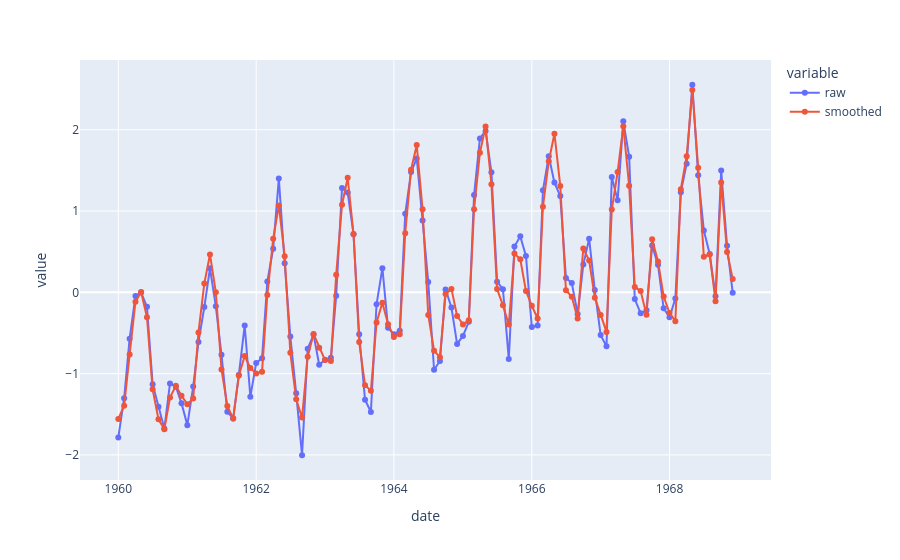

Notebook source saved alongside this figure:
### Code cell
df_proc["smoothed"] = df_proc["trend"] + df_proc["seasonal"]
# Create the line plot with markers
fig = px.line(df_proc, x="date", y=["raw","smoothed"], markers=True)

# Display the figure
fig.show()
